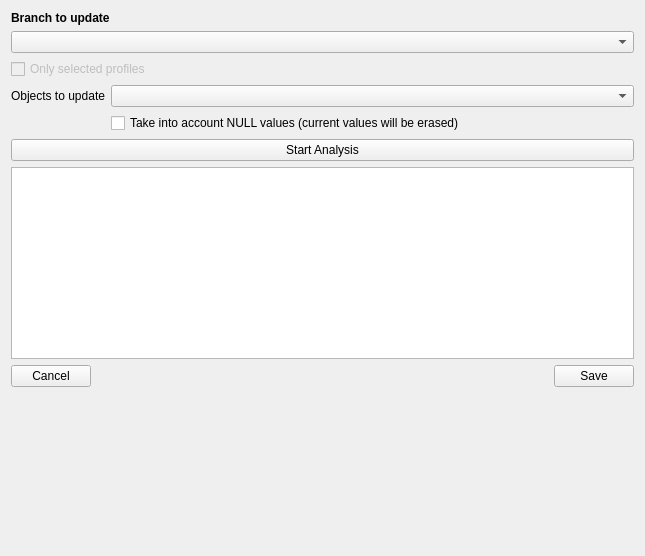
<?xml version="1.0" encoding="UTF-8"?>
<ui version="4.0">
 <class>Form</class>
 <widget class="QWidget" name="Form">
  <property name="geometry">
   <rect>
    <x>0</x>
    <y>0</y>
    <width>645</width>
    <height>556</height>
   </rect>
  </property>
  <property name="windowTitle">
   <string>River Beds Automatic Update</string>
  </property>
  <property name="windowIcon">
   <iconset resource="../resources.qrc">
    <normaloff>:/plugins/Mascaret/icones/icon_base.png</normaloff>:/plugins/Mascaret/icones/icon_base.png</iconset>
  </property>
  <layout class="QVBoxLayout" name="verticalLayout_3">
   <item>
    <widget class="QFrame" name="fra_sel">
     <layout class="QVBoxLayout" name="verticalLayout_2">
      <property name="leftMargin">
       <number>0</number>
      </property>
      <property name="topMargin">
       <number>0</number>
      </property>
      <property name="rightMargin">
       <number>0</number>
      </property>
      <property name="bottomMargin">
       <number>0</number>
      </property>
      <item>
       <widget class="QLabel" name="label">
        <property name="font">
         <font>
          <weight>75</weight>
          <bold>true</bold>
         </font>
        </property>
        <property name="text">
         <string>Branch to update</string>
        </property>
       </widget>
      </item>
      <item>
       <widget class="QComboBox" name="cb_branch"/>
      </item>
      <item>
       <widget class="QCheckBox" name="cc_profil_sel">
        <property name="enabled">
         <bool>false</bool>
        </property>
        <property name="text">
         <string>Only selected profiles</string>
        </property>
       </widget>
      </item>
      <item>
       <widget class="QFrame" name="frame_2">
        <layout class="QGridLayout" name="gridLayout">
         <property name="leftMargin">
          <number>0</number>
         </property>
         <property name="topMargin">
          <number>0</number>
         </property>
         <property name="rightMargin">
          <number>0</number>
         </property>
         <property name="bottomMargin">
          <number>0</number>
         </property>
         <item row="0" column="1">
          <widget class="QComboBox" name="cb_typ_bed"/>
         </item>
         <item row="0" column="0">
          <widget class="QLabel" name="label_3">
           <property name="sizePolicy">
            <sizepolicy hsizetype="Maximum" vsizetype="Preferred">
             <horstretch>0</horstretch>
             <verstretch>0</verstretch>
            </sizepolicy>
           </property>
           <property name="text">
            <string>Objects to update</string>
           </property>
          </widget>
         </item>
         <item row="1" column="1">
          <widget class="QCheckBox" name="cc_null_value">
           <property name="text">
            <string>Take into account NULL values (current values will be erased)</string>
           </property>
          </widget>
         </item>
        </layout>
       </widget>
      </item>
      <item>
       <widget class="QPushButton" name="bt_analysis">
        <property name="text">
         <string>Start Analysis</string>
        </property>
       </widget>
      </item>
     </layout>
    </widget>
   </item>
   <item>
    <widget class="QFrame" name="fra_save">
     <layout class="QVBoxLayout" name="verticalLayout">
      <property name="leftMargin">
       <number>0</number>
      </property>
      <property name="topMargin">
       <number>0</number>
      </property>
      <property name="rightMargin">
       <number>0</number>
      </property>
      <property name="bottomMargin">
       <number>0</number>
      </property>
      <item>
       <widget class="QTreeView" name="tv_analysis">
        <attribute name="headerVisible">
         <bool>false</bool>
        </attribute>
       </widget>
      </item>
      <item>
       <layout class="QHBoxLayout" name="horizontalLayout_2">
        <item>
         <widget class="QPushButton" name="bt_cancel">
          <property name="text">
           <string>Cancel</string>
          </property>
         </widget>
        </item>
        <item>
         <spacer name="horizontalSpacer">
          <property name="orientation">
           <enum>Qt::Horizontal</enum>
          </property>
          <property name="sizeHint" stdset="0">
           <size>
            <width>40</width>
            <height>20</height>
           </size>
          </property>
         </spacer>
        </item>
        <item>
         <widget class="QPushButton" name="bt_save">
          <property name="text">
           <string>Save</string>
          </property>
         </widget>
        </item>
       </layout>
      </item>
     </layout>
    </widget>
   </item>
   <item>
    <spacer name="verticalSpacer">
     <property name="orientation">
      <enum>Qt::Vertical</enum>
     </property>
     <property name="sizeHint" stdset="0">
      <size>
       <width>20</width>
       <height>40</height>
      </size>
     </property>
    </spacer>
   </item>
  </layout>
 </widget>
 <resources>
  <include location="../resources.qrc"/>
 </resources>
 <connections/>
</ui>
